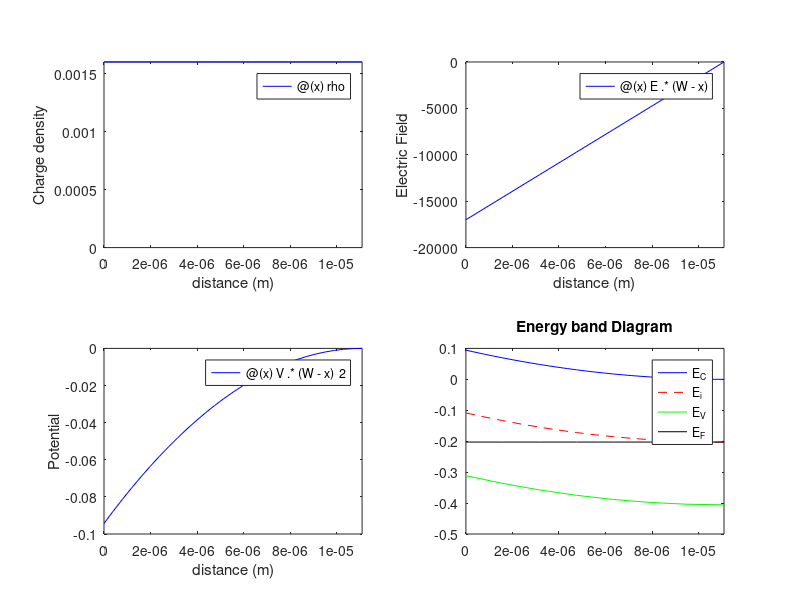

This figure's MATLAB source:
%Problem 2A:
clc;
clear;

%Defining Constants
k = 8.617e-5;
T = 300;
kT = k*T;
q = 1.6e-19;
Ks = 11.8;
NA = 1.0e16;
e0 = 8.85e-14;
Eg = 1.12;
ni = 1.0e10;
phiM = 4.65;
phiS = 4.03;
Ecvfb = Eg/2 - (kT*log(NA/ni));
Ecvfb = Eg/2 - (kT*log(NA/ni))
X = phiS - Ecvfb;
X = phiS - Ecvfb
phiB = Eg + X - phiM;
phiB = Eg + X - phiM
Vbi = phiB - Ecvfb;
Vbi = phiB - Ecvfb
W = sqrt(((2*Ks*e0)/(q*NA))*Vbi);
W = sqrt(((2*Ks*e0)/(q*NA))*Vbi)
rho = q*NA;
E = -((q*NA)/(Ks*e0));
V = -((q*NA)/(2*Ks*e0));
 
%Plots
close
%Plot for Charge Density:
subplot(2,2,1)
fplot(@(x) rho,[0 W], 'b')
axis([0 W 0 rho])
ylabel('Charge density'), xlabel('distance (m)')
%Plot for  Electric Field:
subplot(2,2,2)
fplot(@(x) E.*(W-x), [0 W], 'b')
ylabel('Electric Field'), xlabel('distance (m)')
%Plot for Electric Potential:
subplot(2,2,3)
fplot(@(x) V.*(W-x)^2, [0 W], 'b')
ylabel('Potential'),xlabel('distance (m)')
%Plot for Energy Band Diagram:
subplot(2,2,4)
fplot(@(x) -V*(W-x)^2, [0 W], 'b')
hold on
fplot(@(x) -V*(W-x)^2-Ecvfb, [0 W], 'r--')
hold on
fplot(@(x) -V*(W-x)^2-(2*Ecvfb), [0 W], 'g')
hold on
fplot(@(x) -0.2028, [0 W], 'k')
title('Energy band Diagram')
legend('E_C', 'E_i', 'E_V', 'E_F')
